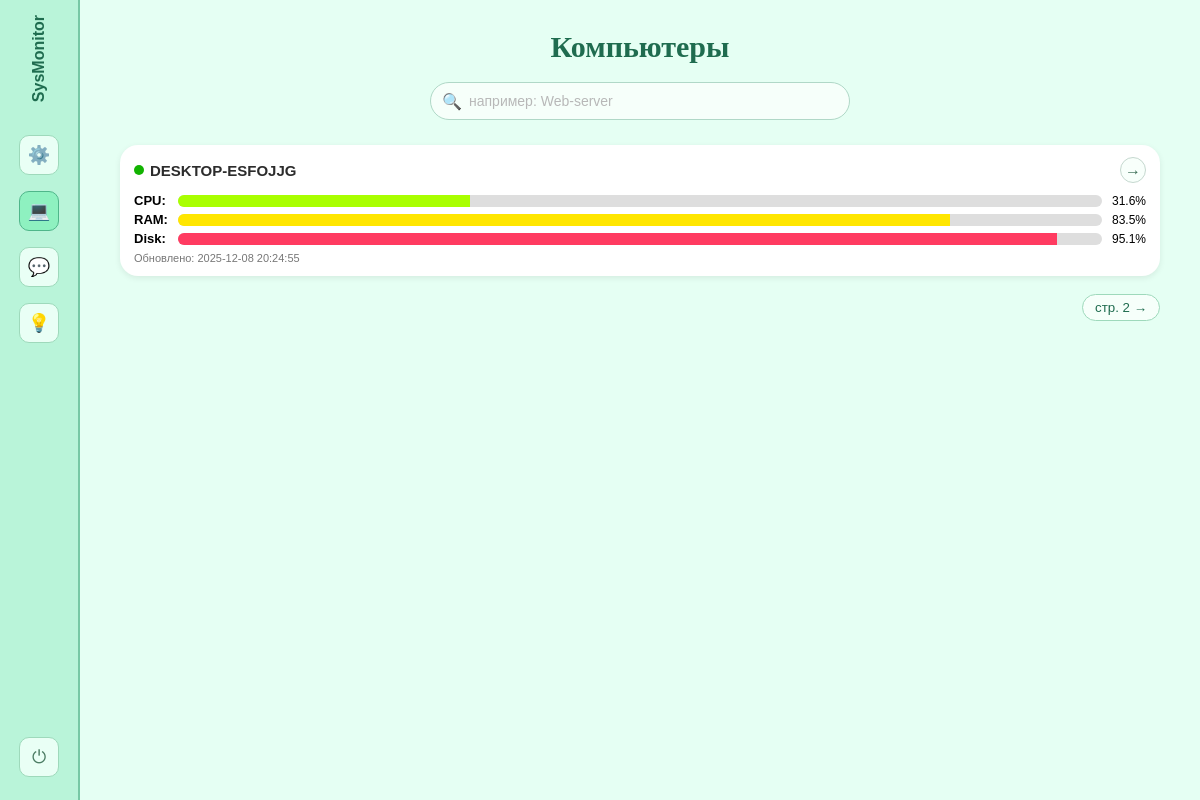
The app's page /computers (signed in), older data.
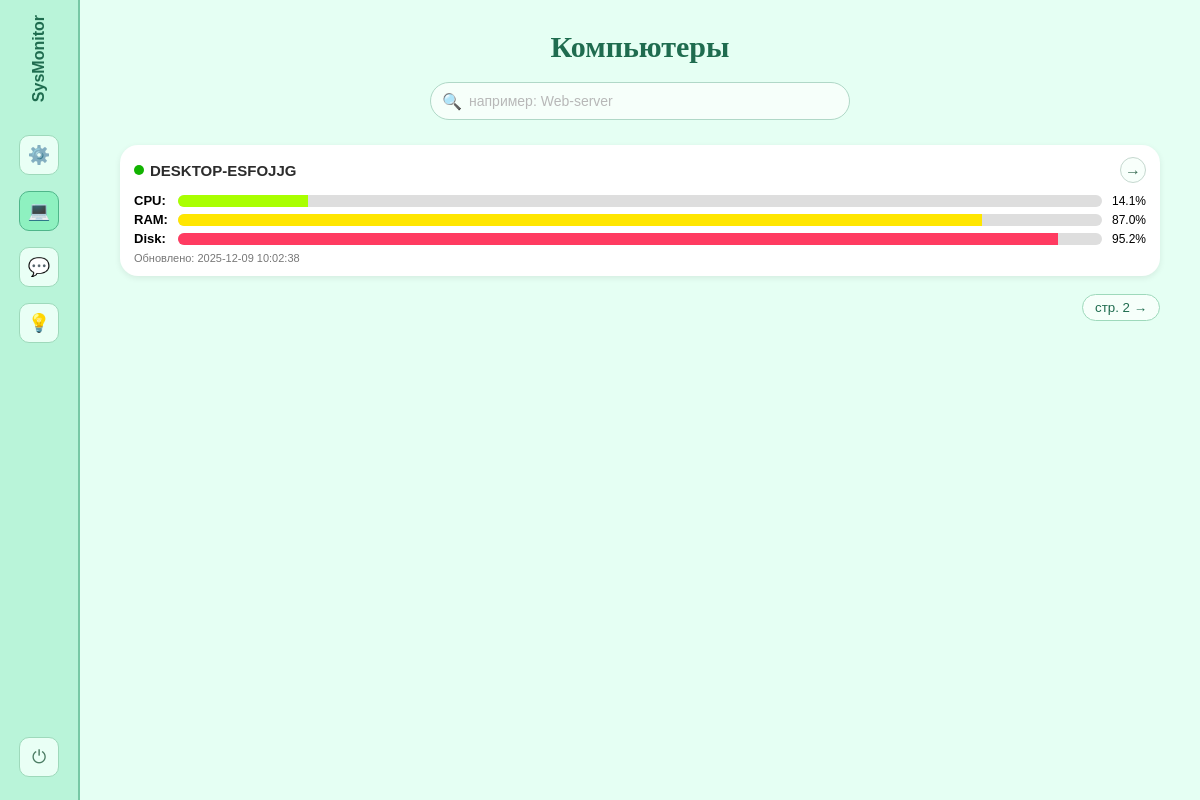
The same page, newer data.
### app/models.py (models this page shows)
class Computer(db.Model):
    id = db.Column(db.Integer, primary_key=True)
    hostname = db.Column(db.String(128), unique=True, nullable=False)
    created_at = db.Column(db.DateTime, default=datetime.utcnow)
    metrics = db.relationship('Metric', backref='computer', lazy=True, cascade="all, delete-orphan")

class Metric(db.Model):
    id = db.Column(db.Integer, primary_key=True)
    computer_id = db.Column(db.Integer, db.ForeignKey('computer.id'), nullable=False)
    cpu_percent = db.Column(db.Float)
    memory_usage = db.Column(db.Float)
    disk_usage = db.Column(db.Float)
    processes = db.Column(db.Integer)
    timestamp = db.Column(db.DateTime, default=datetime.utcnow)

### app/routes.py (the view)
@main.route('/computers')
@login_required
def index():
    computers = Computer.query.all()
    return render_template('index.html', computers=computers)

### app/routes.py (called while the page is built)
def login_required(view_func):
    @wraps(view_func)
    def wrapper(*args, **kwargs):
        if not session.get('logged_in'):
            return redirect(url_for('main.login'))
        return view_func(*args, **kwargs)
    return wrapper

### app/templates/index.html (shortened to what this page needs)
<!DOCTYPE html>
<html lang="ru">
<head>
</head>
<body>
<div class="app">
    <aside class="sidebar">
        <div class="logo">SysMonitor</div>
        <a href="{{ url_for('main.dashboard') }}"
           class="nav-icon"
           title="Главная панель">⚙️</a>
        <a href="{{ url_for('main.index') }}"
           class="nav-icon nav-icon-active"
           title="Компьютеры">💻</a>
        <a href="{{ url_for('main.alerts_settings') }}"
           class="nav-icon"
           title="Настройки оповещений">💬</a>
        <div class="nav-icon" title="Подсказки / идеи">💡</div>
        <a href="{{ url_for('main.logout') }}"
           class="nav-icon"
           title="Выход">⏻</a>
    </aside>
    <main class="main">
        <h1 class="main-title">Компьютеры</h1>
        <div class="search-wrapper">
            <span class="search-icon">🔍</span>
            <input
                id="searchInput"
                class="search-input"
                type="text"
                placeholder="например: Web-server"
            >
        </div>
        <div class="cards-grid" id="cardsContainer">
            {% for comp in computers %}
                {% set last = comp.metrics|last %}
                <div class="card {% if not last %}card-offline{% endif %}"
                     data-name="{{ comp.hostname|lower }}">
                    <div class="card-header">
                        <div class="status-wrap">
                            <div class="status-dot {% if last %}status-online{% else %}status-offline{% endif %}"></div>
                            <div class="card-title">{{ comp.hostname }}</div>
                        </div>
                        <a class="arrow-link" href="{{ url_for('main.computer_detail', comp_id=comp.id) }}">→</a>
                    </div>
                    {% if last %}
                        <div class="metric-row">
                            <div class="metric-label">CPU:</div>
                            <div class="bar-wrapper">
                                <div class="bar-fill bar-cpu" style="width: {{ last.cpu_percent }}%;"></div>
                            </div>
                            <div class="metric-value">{{ last.cpu_percent }}%</div>
                        </div>
                        <div class="metric-row">
                            <div class="metric-label">RAM:</div>
                            <div class="bar-wrapper">
                                <div class="bar-fill bar-ram" style="width: {{ last.memory_usage }}%;"></div>
                            </div>
                            <div class="metric-value">{{ last.memory_usage }}%</div>
                        </div>
                        <div class="metric-row">
                            <div class="metric-label">Disk:</div>
                            <div class="bar-wrapper">
                                <div class="bar-fill bar-disk" style="width: {{ last.disk_usage }}%;"></div>
                            </div>
                            <div class="metric-value">{{ last.disk_usage }}%</div>
                        </div>
                        <div class="card-footer">
                            Обновлено: {{ last.timestamp.strftime('%Y-%m-%d %H:%M:%S') }}
                        </div>
                    {% else %}
                        <div class="card-footer">
                            Нет данных от агента
                        </div>
                    {% endif %}
                </div>
            {% endfor %}
        </div>
        <div class="pagination">
            <button class="page-btn">стр. 2 →</button>
        </div>
    </main>
</div>
</body>
</html>

### app/templates/index.html (style rules this page uses)
* { box-sizing: border-box; }
body { margin: 0; font-family: Arial, sans-serif; background-color: #e5fff3; }
.app { display: flex; min-height: 100vh; }
.sidebar { width: 80px; background: #b9f4d9; border-right: 2px solid #77c8a5; display: flex; flex-direction: column; align-items: center; padding: 15px 10px; }
.logo { writing-mode: vertical-rl; transform: rotate(180deg); font-size: 16px; font-weight: bold; color: #1f6c4f; margin-bottom: 25px; }
.nav-icon { width: 40px; height: 40px; border-radius: 10px; background: #e9fff5; border: 1px solid #9ed9bb; margin: 8px 0; display: flex; align-items: center; justify-content: center; font-size: 18px; color: #4b7c63; cursor: pointer; text-decoration: none; transition: background 0.15s, border-color 0.15s, transform 0.1s; }
.nav-icon-active { background: #8ef1c0; border-color: #4fb68a; }
.nav-icon:last-child { margin-top: auto; }
.main { flex: 1; padding: 25px 40px; }
.main-title { text-align: center; font-family: "Times New Roman", Georgia, serif; font-size: 30px; margin: 5px 0 18px; color: #1f6c4f; }
.search-wrapper { max-width: 420px; margin: 0 auto 25px; position: relative; }
.search-input { width: 100%; padding: 10px 14px 10px 38px; border-radius: 20px; border: 1px solid #b0d8c7; outline: none; font-size: 14px; background: #f6fffa; }
.search-input::placeholder { color: #b8b8b8; }
.search-icon { position: absolute; left: 12px; top: 50%; transform: translateY(-50%); font-size: 16px; color: #a0a0a0; }
.cards-grid { display: grid; grid-template-columns: repeat(auto-fit, minmax(260px, 1fr)); gap: 18px 22px; }
.card { background: #ffffff; border-radius: 18px; padding: 12px 14px; box-shadow: 0 2px 6px rgba(0, 0, 0, 0.08); position: relative; }
.card-header { display: flex; align-items: center; justify-content: space-between; margin-bottom: 10px; }
.status-wrap { display: flex; align-items: center; gap: 6px; }
.status-dot { width: 10px; height: 10px; border-radius: 50%; }
.status-online { background: #12b300; }
.card-title { font-weight: bold; font-size: 15px; color: #2c2c2c; }
.arrow-link { width: 26px; height: 26px; border-radius: 50%; border: 1px solid #c5d8cf; display: flex; align-items: center; justify-content: center; text-decoration: none; color: #3c6e57; font-size: 16px; background: #f8fffb; }
.metric-row { display: flex; align-items: center; margin: 4px 0; font-size: 13px; }
.metric-label { width: 40px; font-weight: bold; }
.bar-wrapper { flex: 1; margin-left: 4px; background: #dedede; border-radius: 8px; height: 12px; position: relative; overflow: hidden; }
.bar-fill { position: absolute; left: 0; top: 0; bottom: 0; }
.bar-cpu { background: #a9ff00; }
.bar-ram { background: #ffe600; }
.bar-disk { background: #ff3b61; }
.metric-value { width: 38px; text-align: right; font-size: 12px; margin-left: 6px; }
.card-footer { margin-top: 6px; font-size: 11px; color: #777; }
.pagination { margin-top: 18px; display: flex; justify-content: flex-end; font-size: 13px; }
.page-btn { border-radius: 15px; background: #f6fffa; border: 1px solid #9ed9bb; padding: 5px 12px; cursor: pointer; color: #1f6c4f; }

Row changes from the older to the newer data that the page shows:
no longer on this page (row unchanged): Metric: cpu_percent "31.6", memory_usage "83.5", disk_usage "95.1", timestamp "2025-12-08 20:24:55"
computed for Computer "DESKTOP-ESFOJJG": {{ last.cpu_percent }} 31.6 → 14.1 (drawn); {{ last.memory_usage }} 83.5 → 87.0 (drawn); {{ last.disk_usage }} 95.1 → 95.2 (drawn)
added Metric: cpu_percent "14.1", memory_usage "87.0", disk_usage "95.2", timestamp "2025-12-09 10:02:38"
